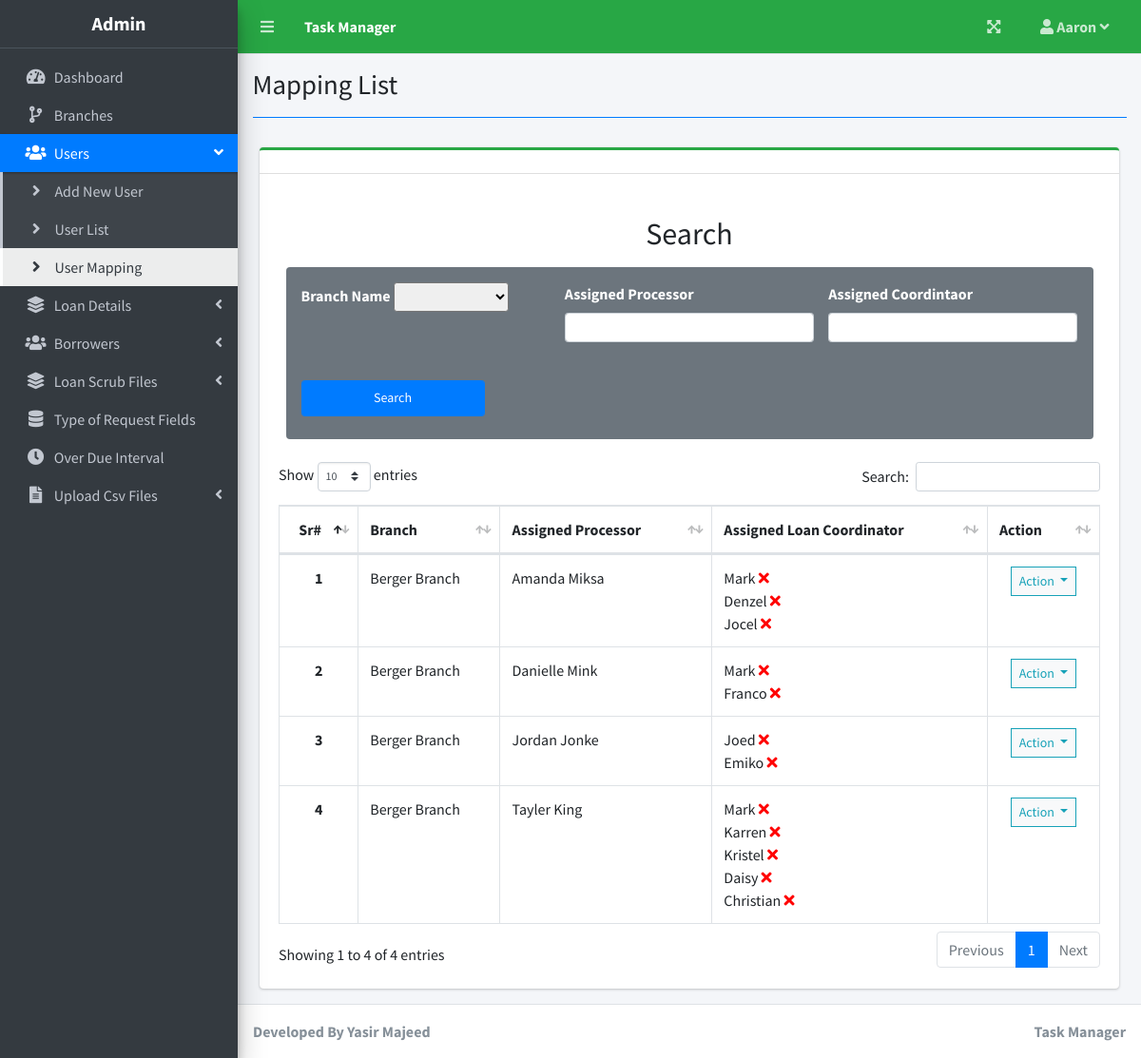
The page /index.php?page=mapping_list (signed in) on the database its author committed.
### tables this page shows
CREATE TABLE `users` (
  `id` int(30) NOT NULL,
  `firstname` varchar(200) NOT NULL,
  `lastname` varchar(200) NOT NULL,
  `email` varchar(200) NOT NULL,
  `password` text NOT NULL,
  `branch` varchar(255) NOT NULL,
  `type` tinyint(1) NOT NULL DEFAULT 2 COMMENT '1 = admin, \r\n2 = processor,\r\n3 = coordinator\r\n',
  `avatar` text NOT NULL DEFAULT 'no-image-available.png',
  `date_created` datetime NOT NULL DEFAULT current_timestamp(),
  `updated_at` timestamp NOT NULL DEFAULT current_timestamp() ON UPDATE current_timestamp()
);

CREATE TABLE `branch` (
  `id` int(11) NOT NULL,
  `branch` varchar(250) NOT NULL,
  `address` varchar(255) NOT NULL,
  `contact` varchar(255) NOT NULL,
  `created_at` timestamp NOT NULL DEFAULT current_timestamp(),
  `updated_at` timestamp NOT NULL DEFAULT current_timestamp() ON UPDATE current_timestamp()
);

CREATE TABLE `mapping` (
  `id` int(11) NOT NULL,
  `user_id` int(11) NOT NULL,
  `coordinator` int(11) NOT NULL,
  `created_at` timestamp NOT NULL DEFAULT current_timestamp(),
  `updated_at` timestamp NOT NULL DEFAULT current_timestamp() ON UPDATE current_timestamp()
);

### mapping_list.php (the view, shortened to what this page needs)
<?php include 'db_connect.php' ?>
<div class="col-lg-12">
    <div class="card card-outline card-success">
        <div class="card-header">
        </div>
        <div class="card-body">
            <div class="container my-4">
                <h2 class="text-center mb-3">Search</h2>
                <div class="rounded bg-secondary p-3">
                    <div class="row">
                    <div class="col-sm-4 mb-2">
                            <label for="field1" class="form-label">Branch Name</label>
                            <select name="branch" id="field1" class="form-control-sm select2">
                                <option></option>
                                <?php
                                    $managers = $conn->query("SELECT * FROM branch ");
                                    while($row= $managers->fetch_assoc()):
                                    ?>
                                <option value="<?php echo ucwords($row['branch']); ?>">
                                    <?php echo ucwords($row['branch']); ?></option>
                                <?php endwhile; ?>
                            </select>
                        </div>
                        <div class="col-sm-4 mb-2">
                            <label for="field2" class="form-label">Assigned Processor </label>
                            <input type="text" class="form-control form-control-sm" id="field2">
                        </div>
                        <div class="col-sm-4 mb-2">
                            <label for="field3" class="form-label">Assigned Coordintaor</label>
                            <input type="text" class="form-control form-control-sm" id="field3">
                        </div>
                    </div>
                    <div class="row">
                        <div class="col-sm-3 mb-2">
                            <label for="searchBtn" class="form-label">&nbsp;</label>
                            <button type="button" class="btn btn-primary btn-sm form-control"
                                id="searchBtn">Search</button>
                        </div>
                    </div>
                </div>
            </div>
            <table class="table table-hover table-bordered" id="list">
                <thead>
                    <tr>
                        <th class="text-center">Sr#</th>
                        <th>Branch</th>
                        <th>Assigned Processor</th>
                         <th>Assigned Loan Coordinator</th>
                        <th>Action</th>
                    </tr>
                </thead>
                <tbody>
                    <?php
					$i = 1;
					$qry = $conn->query("SELECT *,concat(firstname,' ',lastname) as name FROM users where type!=1 and type=2 order by concat(firstname,' ',lastname) asc ") ;
					while($row= $qry->fetch_assoc()):
					?>
                    <tr>
                        <th class="text-center"><?php echo $i++ ?></th>
                        <td><?php $qry1 = $conn->query('SELECT * FROM branch where id = "'.$row['branch'].'"');$row1= $qry1->fetch_assoc();echo $row1['branch'];?>
                        </td>
                        <td><?php echo ucwords($row['firstname'].' '.$row['lastname']) ?></td>
                        <td><?php $qry1 = $conn->query('SELECT * FROM mapping where user_id = "'.$row['id'].'"');
															while($row1= $qry1->fetch_assoc()){
													?>
                                <?php $qry11 = $conn->query('SELECT * FROM users where id = "'.$row1['coordinator'].'"');
							$row11= $qry11->fetch_assoc();
							echo $row11['firstname'].' '.$row11['lastname'];?>
                                <a class="delete_mapping" title="Remove Loan Coordinator" href="javascript:void(0)"
                                    data-id="<?php echo $row1['id'] ?>"><i class="fas fa-times"
                                        style="color:red"></i></a><br>
                                <?php }?>
                        </td>
                        <td class="text-center">
                            <button type="button"
                                class="btn btn-default btn-sm btn-flat border-info wave-effect text-info dropdown-toggle"
                                data-toggle="dropdown" aria-expanded="true">
                                Action
                            </button>
                        </td>
                    </tr>
                    <?php endwhile; ?>
                </tbody>
            </table>
        </div>
    </div>
</div>

### rows shown on the page
users: branch.branch "Berger Branch", firstname+lastname "Amanda Miksa"
mapping: users.firstname "Mark"
mapping: users.firstname "Denzel"
mapping: users.firstname "Jocel"
users: branch.branch "Berger Branch", firstname+lastname "Danielle Mink"
mapping: users.firstname "Mark"
mapping: users.firstname "Franco"
users: branch.branch "Berger Branch", firstname+lastname "Jordan Jonke"
mapping: users.firstname "Joed"
mapping: users.firstname "Emiko"
users: branch.branch "Berger Branch", firstname+lastname "Tayler King"
mapping: users.firstname "Mark"
mapping: users.firstname "Karren"
mapping: users.firstname "Kristel"
mapping: users.firstname "Daisy"
mapping: users.firstname "Christian"

### other values the page prints
$_SESSION['system']['name'] "Task Manager"
$_SESSION['login_firstname'] "Aaron"
$user_type[$_SESSION['login_type']] "Admin"
$title "Mapping List"
